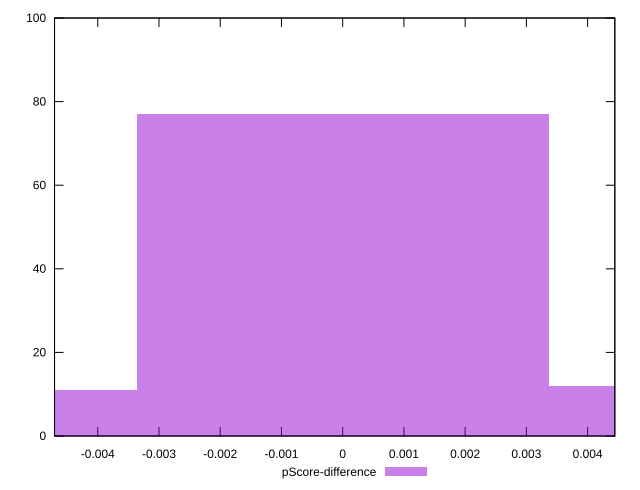

gnuplot code for this plot:
reset

$pScoreDifference <<EOF
0 77
0.006732107734337645 12
-0.006732107734337645 11
EOF

set key outside below
set boxwidth 0.006732107734337645
set xrange [-0.004705882352941171:0.004444444444444473]
set yrange [0:100]
set trange [0:100]
set style fill transparent solid 0.5 noborder
set terminal svg size 640, 490 enhanced background rgb 'white'
set output "report_00015_2021-02-09T16-11-33.973Z/uses-http2/samples/pages+cached+noadtech+nomedia/pScore-difference/histogram.svg"

plot $pScoreDifference title "pScore-difference" with boxes

reset
